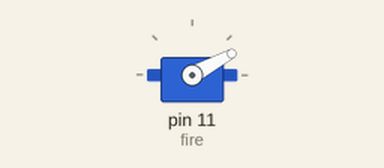
The sketch below on a simulated Arduino Uno, built with avr-gcc and run on an emulated ATmega328P. On the bench: servo.

Above: at 0.15 s.
At 0.9 s:
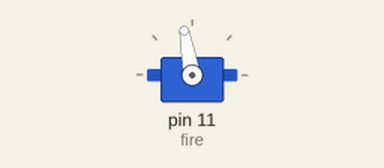
At 6.02 s:
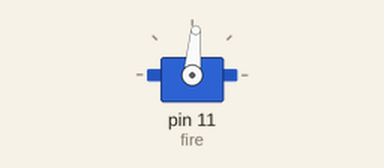
At 6.8 s:
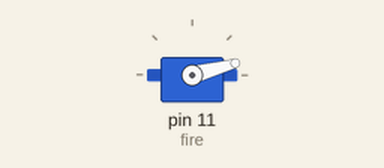
Timing chart, 0 to 8.3 s (numbered marks = the images above):
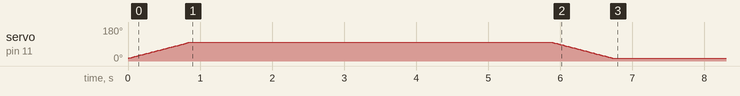

Measured:
- by itself, servo on pin 11 (fire): rises from 15° to 100° in 0.85 s, then falls to 15° in 5.9 s

The sketch:

Code.ino
```cpp
#include <Servo.h>
Servo fire;

int pos = 0;

void setup() {
  fire.attach(11);
}

void loop() {
  {for (pos = 15; pos <= 100; pos += 1) {
    fire.write(pos);
    delay(10);
  }
  delay(5000);
  for (pos = 100; pos >= 15; pos -= 1) {
    fire.write(pos);
    delay(10);
  }
  delay(300000);}
}
```
